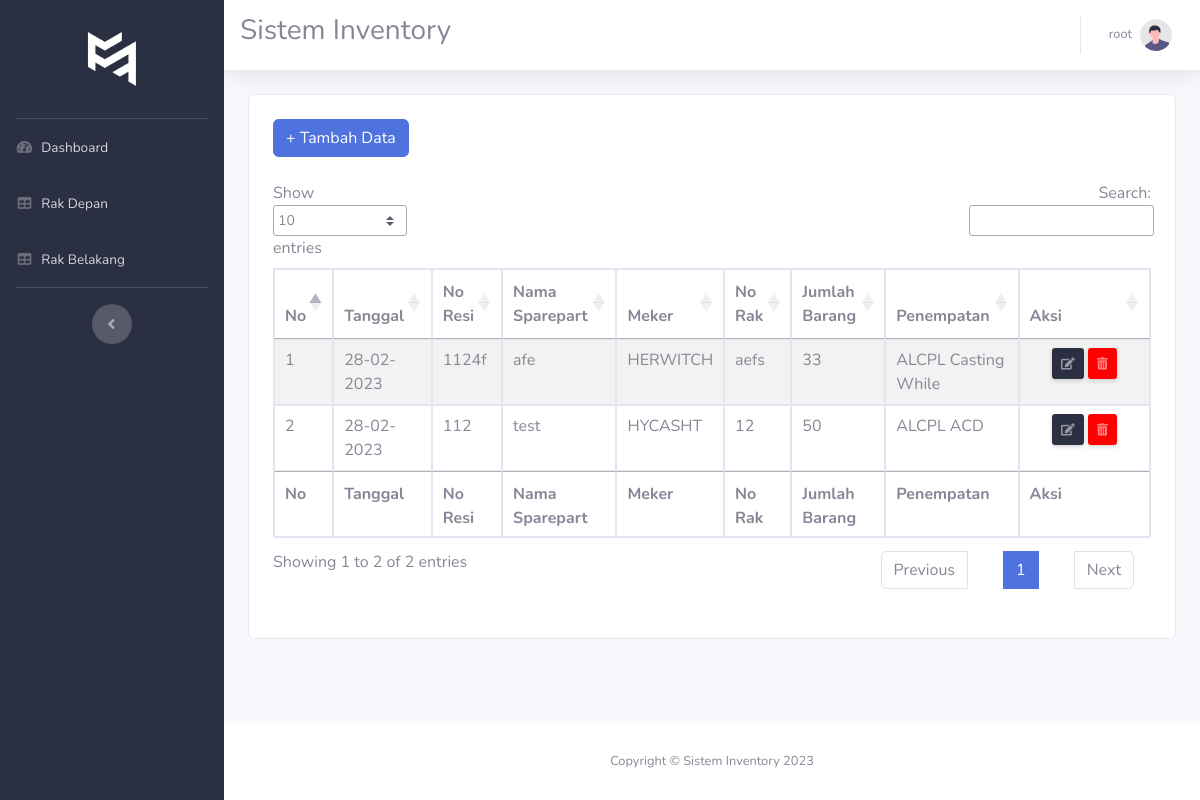
Page /index.php?page=rak-belakang (signed in) on the committed database.
### tables this page shows
CREATE TABLE `rak_belakang` (
  `id` bigint(20) NOT NULL,
  `tanggal` date NOT NULL,
  `no_resi` varchar(50) NOT NULL,
  `nama_sparepart` varchar(255) NOT NULL,
  `meker` varchar(50) NOT NULL,
  `no_rak` varchar(50) NOT NULL,
  `jumlah` int(200) NOT NULL,
  `penempatan` varchar(255) NOT NULL
);

### rak_belakang.php (the view, shortened to what this page needs)
<?php
require_once('./config/database.php');
?>
<div class="card p-4 m-4">
  <div style="width:150px" class="mb-4">
    <button type="button" class="btn btn-primary" data-toggle="modal" data-target=".bd-example-modal-lg"> + Tambah
      Data</button>
  </div>
  <table id="example" class="table table-striped table-bordered" style="width:100%">
    <thead>
      <tr>
        <th>No</th>
        <th>Tanggal</th>
        <th>No Resi</th>
        <th>Nama Sparepart</th>
        <th>Meker</th>
        <th>No Rak</th>
        <th>Jumlah Barang</th>
        <th>Penempatan</th>
        <th>Aksi</th>
      </tr>
    </thead>
    <tbody>
      <?php
      $rak_belakang = "SELECT * FROM rak_belakang";
      $query = mysqli_query($conn, $rak_belakang);
      $no = 1;
      while ($row = mysqli_fetch_assoc($query)) {
      ?>
      <tr>
        <td><?= $no++ ?></td>
        <td><?= DateTime::createFromFormat('Y-m-d', $row['tanggal'])->format('d-m-Y') ?></td>
        <td><?= $row['no_resi'] ?></td>
        <td><?= $row['nama_sparepart'] ?></td>
        <td><?= $row['meker'] ?></td>
        <td><?= $row['no_rak'] ?></td>
        <td><?= $row['jumlah'] ?></td>
        <td><?= $row['penempatan'] ?></td>
        <td align="center" width="15%">
          <a href="index.php?page=edit-rak-belakang&id=<?= $row['id'] ?>" data-toggle="tooltip" title="Edit"
            style="background:  #2A3042;color:#ffffff;" class="d-none  d-sm-inline-block btn btn-sm shadow-sm">
            <i class="fas fa-edit fa-sm text-white-50"></i>
          </a>
          <a href="delete-rak-belakang.php?id=<?= $row['id'] ?>" data-toggle="tooltip" title="Hapus"
            onclick="return confirm('Yakin Ingin menghapus data?')" style="background: red"
            class="d-none d-sm-inline-block btn btn-sm  shadow-sm">
            <i class="fas fa-trash-alt fa-sm text-white-50"></i>
          </a>
        </td>
      </tr>
      <?php
      }
      ?>
    </tbody>
    <tfoot>
      <tr>
        <th>No</th>
        <th>Tanggal</th>
        <th>No Resi</th>
        <th>Nama Sparepart</th>
        <th>Meker</th>
        <th>No Rak</th>
        <th>Jumlah Barang</th>
        <th>Penempatan</th>
        <th>Aksi</th>
      </tr>
    </tfoot>
  </table>
</div>

### rows in the picture
rak_belakang: tanggal "28-02-2023", no_resi "1124f", nama_sparepart "afe", meker "HERWITCH", no_rak "aefs", jumlah "33", penempatan "ALCPL Casting While"
rak_belakang: tanggal "28-02-2023", no_resi "112", nama_sparepart "test", meker "HYCASHT", no_rak "12", jumlah "50", penempatan "ALCPL ACD"

### other values in the picture
$_SESSION['name'] "root"
